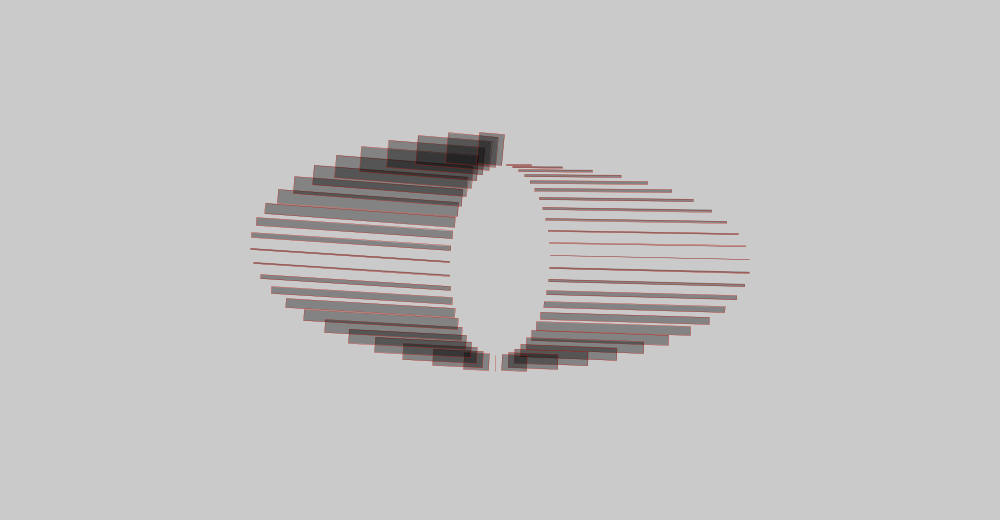
Frame 1 (no input)
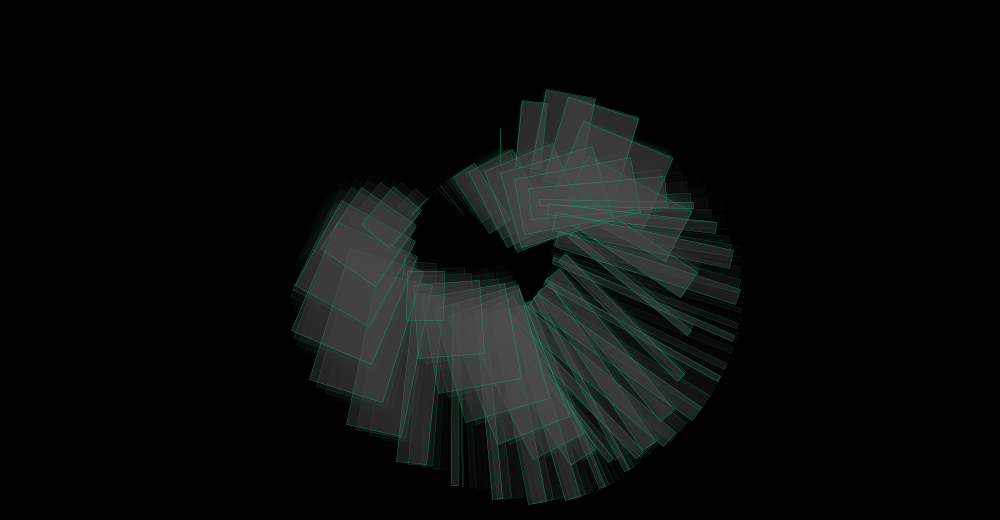
Frame 60 (the mouse pressed at the canvas centre just before this capture)
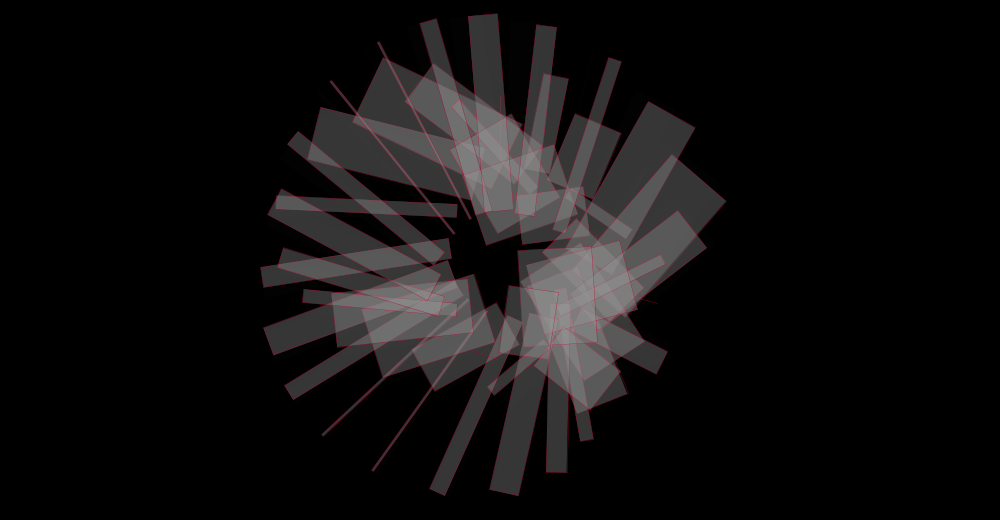
Frame 120 (the mouse held since frame 60 and released just before this capture)

The Processing sketch that drew these frames (run headless with seeded random() and noise(); from frame 60 on, the mouse is pressed at the canvas centre):

// Processing sketch: processing_88508
// ── processing_88508.pde

float amp2 = 0;float amp = 100; float phase = 0; int elements = 50;float bg ;float bgSpeed =0.9;
float baran;
void setup() {
  size(1000, 520);
  frameRate(25);
  smooth();
  colorMode(HSB, 200);
}
void draw() {
  baran += (bgSpeed*((int)random(5)));
  if (baran > 200) {
    bgSpeed = random(200);
  }
  fill(0, baran);
  noStroke();rect(0, 0, width, height);bg++;
  phase = phase + .05; amp2 = amp2 + 0.02; 
  float spacing = TWO_PI/elements;
  translate(width*0.5, height*0.5);
  rotate(-HALF_PI);for (int i = 0; i < elements;i++) {
    stroke(baran, 200, 150);
    fill(bg, 70);strokeWeight(0.3);
    rect(sin(spacing*10)*(cos(spacing*i)*(amp*1)), 
    (sin(spacing*i)*(amp*0.50)), cos(spacing*(i+1))*(sin(spacing*(i+1)*phase)*(amp*1)), 
    (sin(spacing*i)*(amp*2.0))); 
    rotate((baran/10000)+phase*0.03);}}
